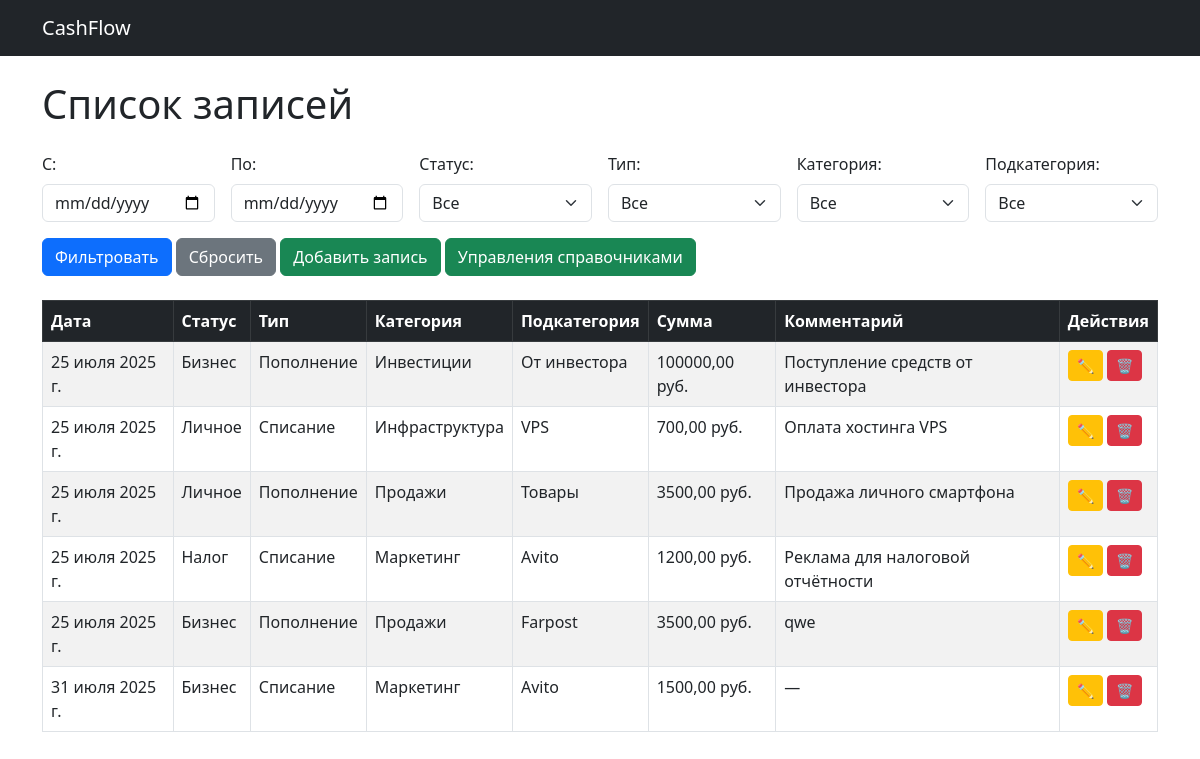
The page / on the database its author committed.
### appservice/models.py (models this page shows, shortened)
class CashFlow(models.Model):
    created_at = models.DateField(auto_now_add=True)
    date = models.DateField()
    status = models.ForeignKey(Status, on_delete=models.CASCADE)
    type = models.ForeignKey(Type, on_delete=models.CASCADE, null=False, blank=False)
    category = models.ForeignKey(Category, on_delete=models.CASCADE, null=False, blank=False)
    subcategory = models.ForeignKey(SubCategory, on_delete=models.CASCADE, null=False, blank=False)
    amount = models.DecimalField(max_digits=10, decimal_places=2, null=False, blank=False)
    comment = models.TextField(blank=True, null=True)
    class Meta:
        verbose_name = "Денежная операция"
        verbose_name_plural = "Денежные операции"

class Status(models.Model):
    name = models.CharField(max_length=100)
    class Meta:
        verbose_name = "Статус"
        verbose_name_plural = "Статусы"

class Type(models.Model):
    name = models.CharField(max_length=100)
    class Meta:
        verbose_name = "Тип"
        verbose_name_plural = "Типы"

class Category(models.Model):
    name = models.CharField(max_length=100)
    type = models.ForeignKey(Type, on_delete=models.CASCADE, related_name='categories')
    class Meta:
        verbose_name = "Категория"
        verbose_name_plural = "Категории"

class SubCategory(models.Model):
    name = models.CharField(max_length=100)
    category = models.ForeignKey(Category, on_delete=models.CASCADE, related_name='subcategories')
    class Meta:
        verbose_name = "Подкатегория"
        verbose_name_plural = "Подкатегории"

### appservice/views.py (the view)
# urls.py: path('', CashFlowListView.as_view(), name='index'),
class CashFlowListView(ListView):
    model = CashFlow
    template_name = 'cashflow/index.html'
    context_object_name = 'records'
    def get_queryset(self):
        queryset = CashFlow.objects.select_related('status', 'type', 'category', 'subcategory')
        status = self.request.GET.get('status')
        type_ = self.request.GET.get('type')
        category = self.request.GET.get('category')
        subcategory = self.request.GET.get('subcategory')
        start_date = self.request.GET.get('start_date')
        end_date = self.request.GET.get('end_date')
        if status:
            queryset = queryset.filter(status__id=status)
        if type_:
            queryset = queryset.filter(type__id=type_)
        if category:
            queryset = queryset.filter(category__id=category)
        if subcategory:
            queryset = queryset.filter(subcategory__id=subcategory)
        if start_date and end_date:
            queryset = queryset.filter(date__range=[start_date, end_date])
        return queryset
    def get_context_data(self, **kwargs):
        context = super().get_context_data(**kwargs)
        context['statuses'] = Status.objects.all()
        context['types'] = Type.objects.all()
        context['categories'] = Category.objects.all()
        context['subcategories'] = SubCategory.objects.all()
        return context

### appservice/templates/cashflow/index.html (shortened to what this page needs)
{% extends 'base.html' %}
{% block content %}
<h1 class="mb-4">Список записей</h1>
<form method="get" class="row g-3 mb-4">
  <div class="col-md-2">
    <label for="start_date" class="form-label">С:</label>
    <input type="date" name="start_date" id="start_date" class="form-control" value="{{ request.GET.start_date }}">
  </div>
  <div class="col-md-2">
    <label for="end_date" class="form-label">По:</label>
    <input type="date" name="end_date" id="end_date" class="form-control" value="{{ request.GET.end_date }}">
  </div>
  <div class="col-md-2">
    <label for="status" class="form-label">Статус:</label>
    <select name="status" id="status" class="form-select">
      <option value="">Все</option>
    </select>
  </div>
  <div class="col-md-2">
    <label for="type" class="form-label">Тип:</label>
    <select name="type" id="type" class="form-select">
      <option value="">Все</option>
    </select>
  </div>
  <div class="col-md-2">
    <label for="category" class="form-label">Категория:</label>
    <select name="category" id="category" class="form-select">
      <option value="">Все</option>
    </select>
  </div>
  <div class="col-md-2">
    <label for="subcategory" class="form-label">Подкатегория:</label>
    <select name="subcategory" id="subcategory" class="form-select">
      <option value="">Все</option>
    </select>
  </div>
  <div class="col-12">
    <button type="submit" class="btn btn-primary">Фильтровать</button>
    <a href="{% url 'cashflow:index' %}" class="btn btn-secondary">Сбросить</a>
    <a href="{% url 'cashflow:create' %}" class="btn btn-success">Добавить запись</a>
    <a href="{% url 'cashflow:manage_panel' %}" class="btn btn-success">Управления справочниками</a>
  </div>
</form>
<table class="table table-bordered table-striped">
  <thead class="table-dark">
    <tr>
      <th>Дата</th>
      <th>Статус</th>
      <th>Тип</th>
      <th>Категория</th>
      <th>Подкатегория</th>
      <th>Сумма</th>
      <th>Комментарий</th>
      <th>Действия</th>
    </tr>
  </thead>
  <tbody>
    {% for r in records %}
    <tr>
      <td>{{ r.date }}</td>
      <td>{{ r.status.name }}</td>
      <td>{{ r.type.name }}</td>
      <td>{{ r.category.name }}</td>
      <td>{{ r.subcategory.name }}</td>
      <td>{{ r.amount }} руб.</td>
      <td>{{ r.comment|default:"—" }}</td>
      <td>
        <a href="{% url 'cashflow:edit' r.id %}" class="btn btn-sm btn-warning">✏️</a>
        <a href="{% url 'cashflow:delete' r.id %}" class="btn btn-sm btn-danger">🗑️</a>
      </td>
    </tr>
    {% empty %}
    <tr>
      <td colspan="8" class="text-center text-muted">Нет записей</td>
    </tr>
    {% endfor %}
  </tbody>
</table>
{% endblock %}

### appservice/templates/base.html (shortened to what this page needs)
{% load static %}
<!DOCTYPE html>
<html lang="ru">
<head>
    <link rel="stylesheet" href="{% static 'css/styles.css' %}">
    <link href="https://cdn.jsdelivr.net/npm/bootstrap@5.3.0/dist/css/bootstrap.min.css" rel="stylesheet">
</head>
<body>
    <nav class="navbar navbar-expand-lg navbar-dark bg-dark">
        <div class="container">
            <a class="navbar-brand" href="{% url 'cashflow:index' %}">CashFlow</a>
        </div>
    </nav>
    <main class="container mt-4">
        {% block content %}
        {% endblock %}
    </main>
</body>
</html>

### rows shown on the page
CashFlow: date "25 июля 2025 г.", status.name "Бизнес", type.name "Пополнение", category.name "Инвестиции", subcategory.name "От инвестора", amount "100000,00", comment "Поступление средств от инвестора"
CashFlow: date "25 июля 2025 г.", status.name "Личное", type.name "Списание", category.name "Инфраструктура", subcategory.name "VPS", amount "700,00", comment "Оплата хостинга VPS"
CashFlow: date "25 июля 2025 г.", status.name "Личное", type.name "Пополнение", category.name "Продажи", subcategory.name "Товары", amount "3500,00", comment "Продажа личного смартфона"
CashFlow: date "25 июля 2025 г.", status.name "Налог", type.name "Списание", category.name "Маркетинг", subcategory.name "Avito", amount "1200,00", comment "Реклама для налоговой отчётности"
CashFlow: date "25 июля 2025 г.", status.name "Бизнес", type.name "Пополнение", category.name "Продажи", subcategory.name "Farpost", amount "3500,00", comment "qwe"
CashFlow: date "31 июля 2025 г.", status.name "Бизнес", type.name "Списание", category.name "Маркетинг", subcategory.name "Avito", amount "1500,00", comment "—"
